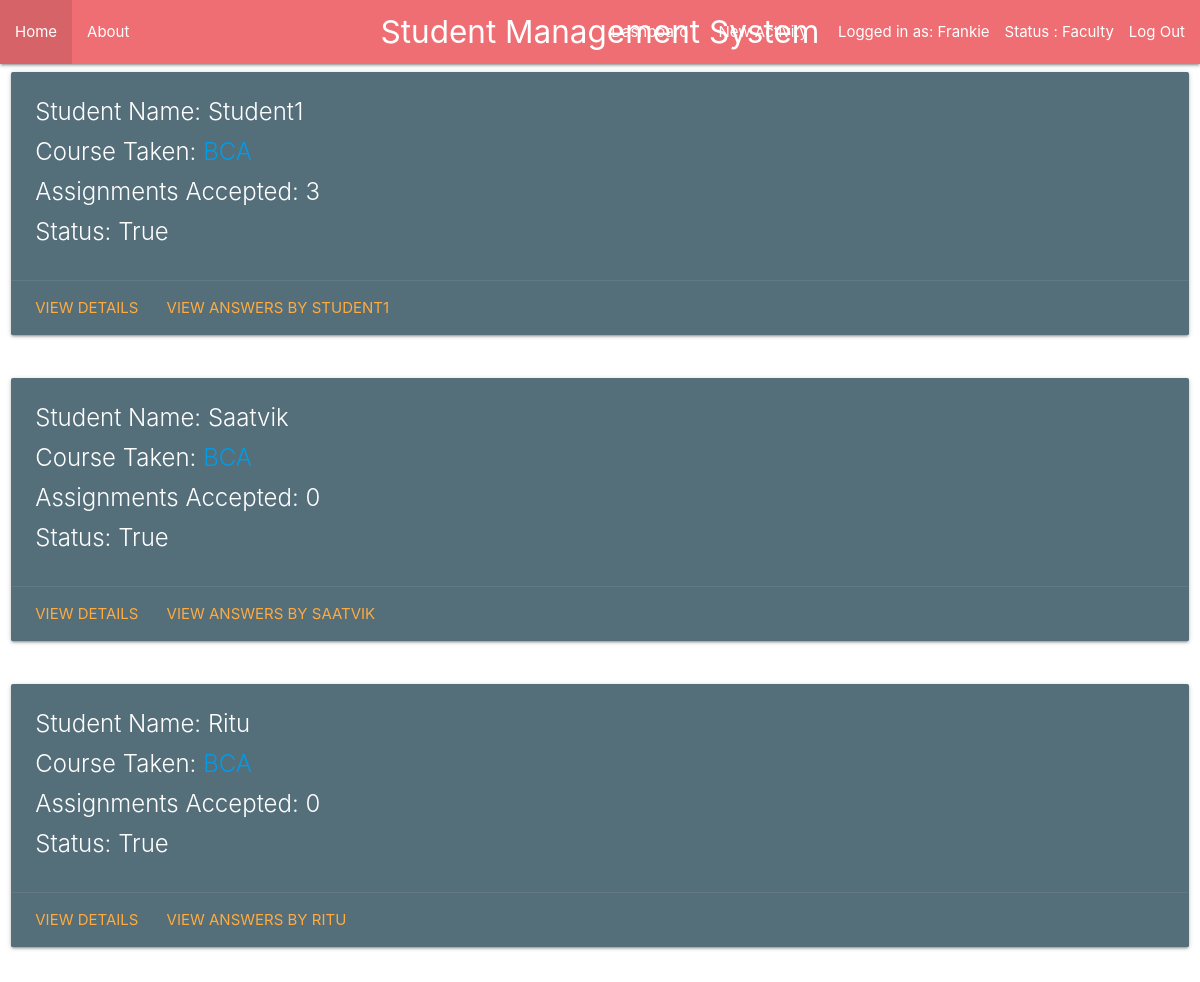
The page /activity/all-students/ (signed in) on the database its author committed.
### users/models.py (models this page shows, shortened)
class StudentProfile(models.Model):
    student =models.OneToOneField(User,on_delete=models.CASCADE)
    image=models.ImageField(default='default.jpeg',upload_to='student_profile_pics')
    year=models.CharField(max_length=60)
    branch=models.CharField(max_length=60)
    assignments_accepted=models.IntegerField(default=0)
    assignments_rejected=models.IntegerField(default=0)
    is_current_student =models.BooleanField(default=True)

### activity/views.py (the view)
# urls.py: path('all-students/',views.display_all_students,name='all-students'),
def display_all_students(request):
    object=TeacherProfile.objects.filter(teacher=request.user.id).first()
    object2=StudentProfile.objects.filter(student=request.user.id).first()
    context={
            'title':'Harshal',
            'posts':StudentProfile.objects.all(),
            'teacher_is_staff':object.is_staff,
            }
    return render(request,'activity/all_students.html',context)

### activity/templates/activity/all_students.html
{% extends 'activity/base.html' %}
{% block content %}
{% for post in posts %}
<div class="row">
    <div class="col s12 m6 l12">
      <div class="card blue-grey darken-1">
        <div class="card-content white-text">
          <span class="card-title">Student Name: {{post.student.username}}</span>
          <span class="card-title" >Course Taken: <a href ="#">{{post.branch}}</a></span>
          <span class="card-title">Assignments Accepted: {{post.assignments_accepted}}</span>
          <span class="card-title">Status: {{post.is_current_student}}</span>
        </div>
        <div class="card-action">
          <a href="#">View Details</a>
          <a href="{% url 'student-answer-list-by-teachers' post.id %}">View Answers by {{post.student.username}}</a>
          </div>
      </div>
    </div>
  </div>
  {% endfor %}
{% endblock content %}

### activity/templates/activity/base.html (shortened to what this page needs)
{% load static %}
<!DOCTYPE html>
<html>
<head>
   <link rel="stylesheet" href="https://cdnjs.cloudflare.com/ajax/libs/materialize/1.0.0/css/materialize.min.css">
</head>
<body>
  <header>
  <nav>
    <div class="nav-wrapper">
      <a href="#" class="brand-logo center">Student Management System</a>
      <ul id="nav-mobile" class="left hide-on-med-and-down">
        <li><a href="{% url 'activity-home' %}">Home</a></li>
        <li><a href="{% url 'activity-about' %}">About</a></li>
      </ul>
      <ul id="nav-mobile" class="right hide-on-med-and-down">
        {% if user.is_authenticated and teacher_is_staff %}
            <li><a href="{% url 'dashboard' %}">Dashboard</a></li>
            <li><a href="{% url 'activity-create' %}">New Activity</a></li>
            <li><a href="{% url 'activity-create' %}">Logged in as: {{user.username }}</a></li>
            <li>Status : Faculty</li>
            <li><a href="{% url 'faculty-logout' %}">Log Out</a></li>
        {% elif user.is_authenticated and student_is_current_student %}
            <li><a href="{% url 'student-dashboard' %}">Dashboard</a></li>
            <li><a href="{% url 'activity-create' %}">Logged in as: {{user.username }}</a></li>
            <li>Status : Student</li>
            <li><a href="{% url 'student-logout' %}">Log Out</a></li>
        {% else %}
        <li><a href="{% url 'faculty-login' %}">Faculty Login</a></li>
        <li><a href="{% url 'student-login' %}">Student Login</a></li>
        {% endif %}
      </ul>
    </div>
  </nav>
</header>
  {% block content %}
  {% endblock %}
</body>
</html>

### rows shown on the page
StudentProfile: student.username "Student1", assignments_accepted "3", is_current_student "True", student.username "STUDENT1"
StudentProfile: student.username "Saatvik", assignments_accepted "0", is_current_student "True", student.username "SAATVIK"
StudentProfile: student.username "Ritu", assignments_accepted "0", is_current_student "True", student.username "RITU"

### other values the page prints
{{ user.username }} "Frankie"
